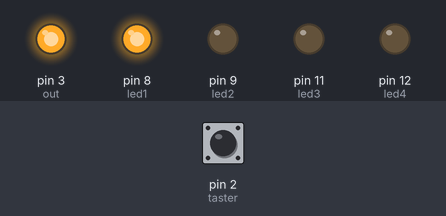
Bench run of a sketch on a simulated Arduino Uno, built with avr-gcc and run on an emulated ATmega328P. On the bench: output pins drawn as LEDs (lit = HIGH). Inputs (shaded band) come from the test bench; at power-on: pin 2 (taster) HIGH.

Above: at 1.2 s.
1.3 s: pin 2 (taster) pulled LOW for 1 s
At 1.99 s:
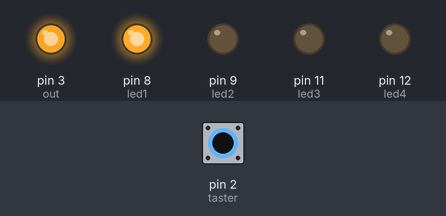
3.8 s: pin 2 (taster) pulled LOW for 0.15 s
At 5.0 s:
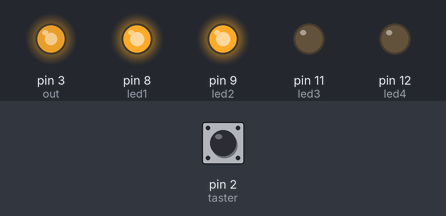
5.4 s: pin 2 (taster) pulled LOW for 0.15 s
At 6.2 s:
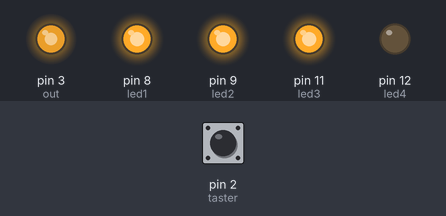
7.0 s: pin 2 (taster) pulled LOW for 3.2 s
11.7 s: pin 2 (taster) pulled LOW for 0.15 s
At 12.2 s:
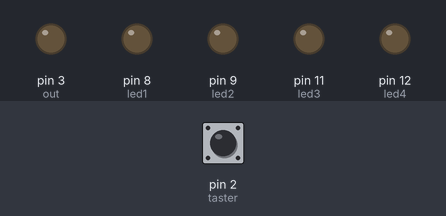
Timing chart, 0 to 14.3 s (numbered marks = the images above; inputs shaded):
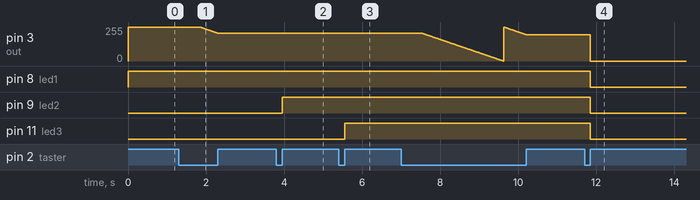

The sketch:

AmbiLight_Basic.ino
```cpp
uint8_t taster = 2;
uint8_t out = 3;
uint8_t statLed = 7;
uint8_t led1 = 8;
uint8_t led2 = 9;
uint8_t led3 = 11;
uint8_t led4 = 12;

uint8_t on = 1;
uint8_t pwm = 255;

uint32_t timer = 0;

enum State {
  OFF,
  ON,
  T1,
  T2
};

enum State state = ON;

unsigned long t1 = 0;

void setup() {
  pinMode(taster, INPUT_PULLUP);
  pinMode(out, OUTPUT);
  pinMode(led1, OUTPUT);
  pinMode(led2, OUTPUT);
  pinMode(led3, OUTPUT);
  pinMode(led4, OUTPUT);

  attachInterrupt(digitalPinToInterrupt(taster), releasedISR, RISING);
}

void releasedISR() {
  if ((timer < 512) && (timer > 64)) {
    switch(state) {
      case OFF: state = ON; break;
      case ON: state = T1; break;
      case T1: state = T2; break;
      case T2: state = OFF; break;
    }
  }
  timer = 0;
}

void loop() {
  if(on) {
    analogWrite(out, pwm);
  } else {
    analogWrite(out, 0);
  }

  if (digitalRead(taster) == 0) {
    delay(1);
    timer++;
  }

  while (digitalRead(taster) == 0 && timer >= 512) {
    delay(10);
    pwm--;
    analogWrite(out, pwm);
  }

  switch(state) {
    case OFF:
      on = 0;
      t1 = 0;
      digitalWrite(led1, LOW);
      digitalWrite(led2, LOW);
      digitalWrite(led3, LOW);
      break;
    case ON:
      on = 1;
      t1 = 0;
      digitalWrite(led1, HIGH);
      digitalWrite(led2, LOW);
      digitalWrite(led3, LOW);
      break;
    case T1:
      if (t1 == 0) {
        t1 = millis();
      }
      if (millis()-t1 > 1800000) {
        state = OFF;
      }
      digitalWrite(led1, HIGH);
      digitalWrite(led2, HIGH);
      digitalWrite(led3, LOW);
      break;
    case T2:
      if (t1 == 0) {
        t1 = millis();
      }
      if (millis()-t1 > 3600000) {
        state = OFF;
      }
      digitalWrite(led1, HIGH);
      digitalWrite(led2, HIGH);
      digitalWrite(led3, HIGH);
      break;
  }

}
```

Measured:
- after the input at 1.3 s, pin 3 (out): moves from 255/255 to 208/255 over 0.46 s, starting after 0.54 s
- after the input at 3.8 s, pin 9 (led2): LOW → HIGH after 0.15 s
- after the input at 5.4 s, pin 11 (led3): LOW → HIGH after 0.15 s
- after the input at 11.7 s, pin 3 (out): 197/255 → 0/255 after 0.15 s; pin 8 (led1), pin 9 (led2), pin 11 (led3): HIGH → LOW after 0.15 s
